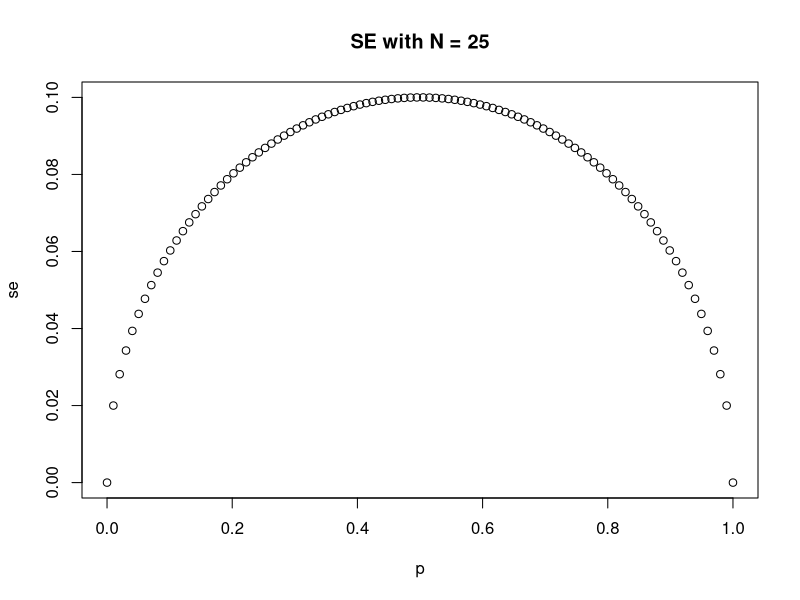
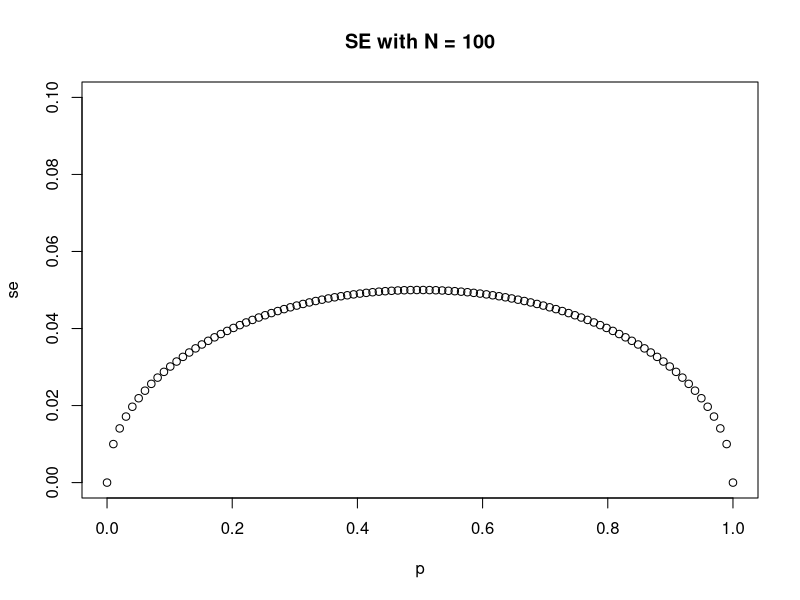
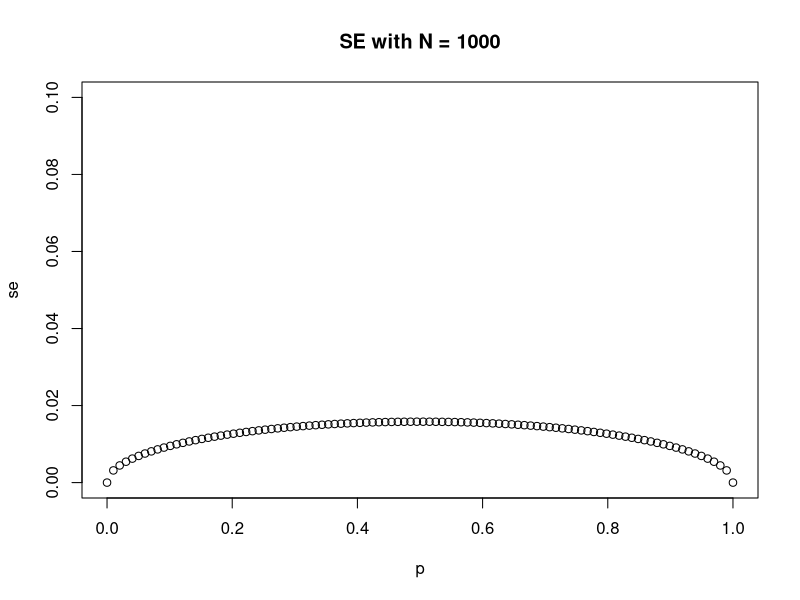

Here is the R script that generated these plots, in order:
# `N` represents the number of people polled
N <- 25

# Create a variable `p` that contains 100 proportions ranging from 0 to 1 using the `seq` function
p <- seq(0, 1, length.out=100)


se <- sqrt((p*(1-p)) / N)

# The vector `sample_sizes` contains the three sample sizes
sample_sizes <- c(25, 100, 1000)

# Write a for-loop that calculates the standard error `se` for every value of `p` for each of 
# the three samples sizes `N` in the vector `sample_sizes`. Plot the three graphs, using the `ylim` 
# argument to standardize the y-axis across all three plots.

# Loop through each sample size
for (N in sample_sizes) {
  se <- sqrt((p * (1 - p)) / N)
  plot(p, se, ylim = c(0, 0.1), main = paste("SE with N =", N))
}